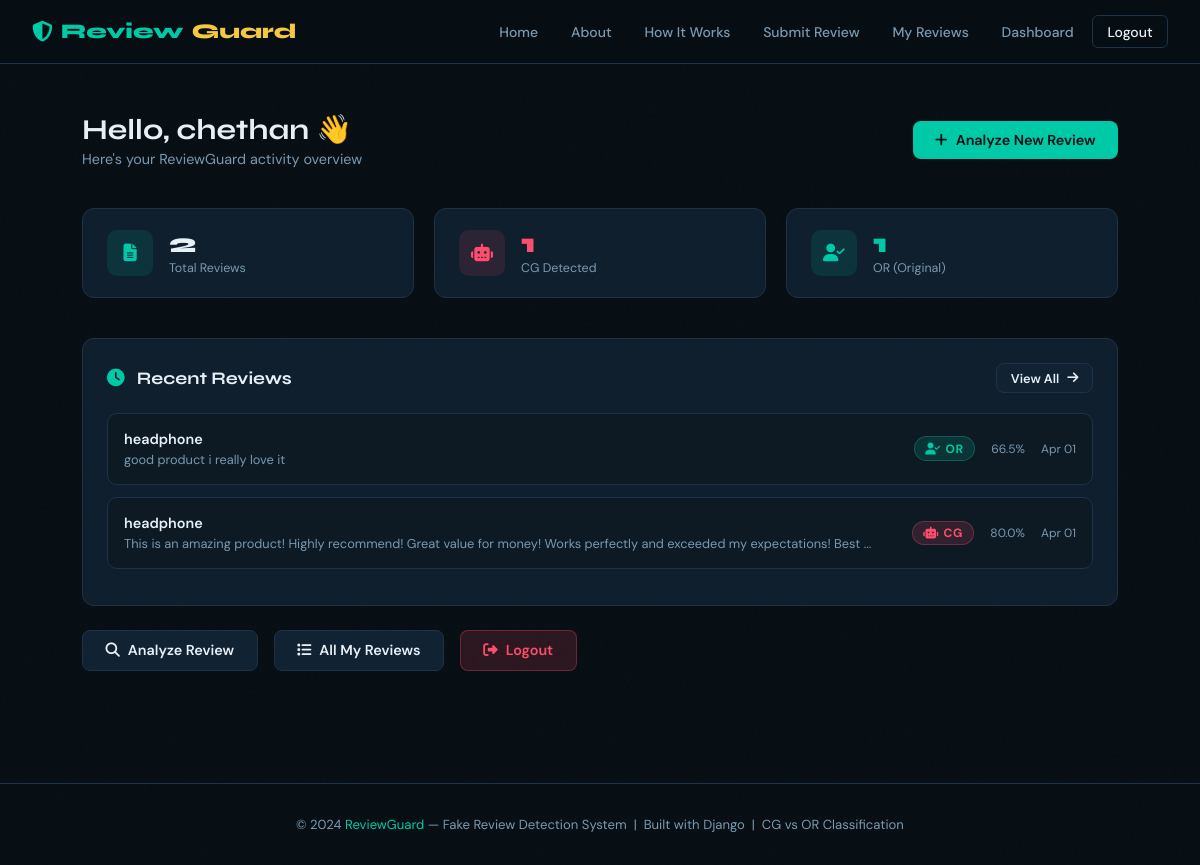
/users/dashboard/ (signed in), run on an earlier commit of the app's database.
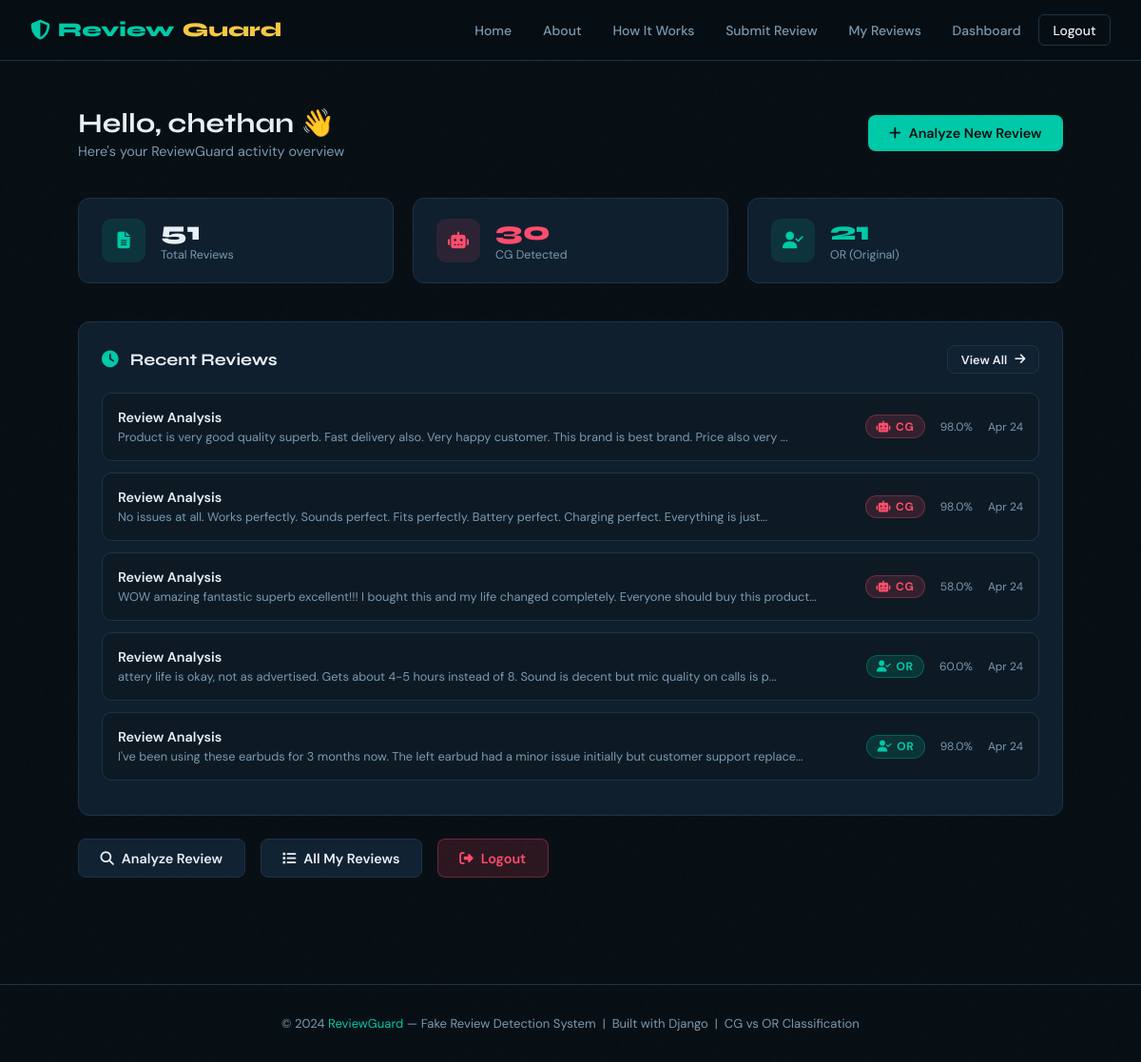
And on a later commit of the database.
### reviews/models.py (models this page shows, shortened)
class Review(models.Model):
    user = models.ForeignKey(User, on_delete=models.CASCADE, related_name='reviews')
    product_name = models.CharField(max_length=200)
    category = models.CharField(max_length=50, choices=CATEGORY_CHOICES, default='other')
    review_text = models.TextField()
    result = models.CharField(max_length=5, choices=[('CG', 'Computer Generated'), ('OR', 'Original Review')])
    confidence = models.FloatField(default=0.0)
    detection_reasons = models.TextField(blank=True, default='')
    is_flagged = models.BooleanField(default=False)
    admin_override = models.CharField(max_length=5, blank=True, null=True)
    created_at = models.DateTimeField(auto_now_add=True)
    updated_at = models.DateTimeField(auto_now=True)
    class Meta:
        ordering = ['-created_at']
    @property
    def short_text(self):
        return self.review_text[:120] + '...' if len(self.review_text) > 120 else self.review_text

### users/views.py (the view)
# urls.py: path('dashboard/', views.user_dashboard, name='user_dashboard'),
@login_required
def user_dashboard(request):
    if request.user.is_staff:
        return redirect('admin_dashboard')
    reviews = Review.objects.filter(user=request.user).order_by('-created_at')
    total = reviews.count()
    cg_count = reviews.filter(result='CG').count()
    or_count = reviews.filter(result='OR').count()
    recent = reviews[:5]
    context = {
        'total': total,
        'cg_count': cg_count,
        'or_count': or_count,
        'recent_reviews': recent,
    }
    return render(request, 'users/dashboard.html', context)

### templates/users/dashboard.html (shortened to what this page needs)
{% extends 'base.html' %}
{% block content %}
<div class="dashboard">
    <div class="dash-header">
        <div class="dash-welcome">
            <h1>Hello, {{ user.first_name|default:user.username }} 👋</h1>
            <p>Here's your ReviewGuard activity overview</p>
        </div>
        <a href="/reviews/submit/" class="btn btn-primary"><i class="fas fa-plus"></i> Analyze New Review</a>
    </div>
    <div class="stats-row">
        <div class="stat-card">
            <div class="stat-icon stat-icon-teal"><i class="fas fa-file-lines"></i></div>
            <div>
                <div class="stat-value">{{ total }}</div>
                <div class="stat-label">Total Reviews</div>
            </div>
        </div>
        <div class="stat-card">
            <div class="stat-icon stat-icon-red"><i class="fas fa-robot"></i></div>
            <div>
                <div class="stat-value" style="color:var(--red)">{{ cg_count }}</div>
                <div class="stat-label">CG Detected</div>
            </div>
        </div>
        <div class="stat-card">
            <div class="stat-icon stat-icon-teal"><i class="fas fa-user-check"></i></div>
            <div>
                <div class="stat-value" style="color:var(--teal)">{{ or_count }}</div>
                <div class="stat-label">OR (Original)</div>
            </div>
        </div>
    </div>
    <div class="card">
        <div class="section-head">
            <h2><i class="fas fa-clock" style="color:var(--teal); margin-right:0.5rem"></i> Recent Reviews</h2>
            <a href="/reviews/my-reviews/" class="btn btn-ghost btn-sm">View All <i class="fas fa-arrow-right"></i></a>
        </div>
        {% if recent_reviews %}
            {% for review in recent_reviews %}
            <div class="review-row">
                <div class="review-row-info">
                    <div class="review-row-product">{{ review.product_name }}</div>
                    <div class="review-row-text">{{ review.short_text }}</div>
                </div>
                <span class="badge {% if review.result == 'CG' %}badge-cg{% else %}badge-or{% endif %}">
                    {% if review.result == 'CG' %}<i class="fas fa-robot"></i>{% else %}<i class="fas fa-user-check"></i>{% endif %}
                    {{ review.result }}
                </span>
                <div class="review-row-meta">{{ review.confidence }}%</div>
                <div class="review-row-meta">{{ review.created_at|date:"M d" }}</div>
            </div>
            {% endfor %}
        {% else %}
            <div class="empty-state">
                <i class="fas fa-inbox"></i>
                <p>No reviews yet.</p>
                <a href="/reviews/submit/" class="btn btn-primary btn-sm" style="margin-top:1rem"><i class="fas fa-plus"></i> Analyze Your First Review</a>
            </div>
        {% endif %}
    </div>
    <div style="margin-top:1.5rem; display:flex; gap:1rem; flex-wrap:wrap">
        <a href="/reviews/submit/" class="btn btn-ghost"><i class="fas fa-search"></i> Analyze Review</a>
        <a href="/reviews/my-reviews/" class="btn btn-ghost"><i class="fas fa-list"></i> All My Reviews</a>
        <a href="/users/logout/" class="btn btn-danger"><i class="fas fa-sign-out-alt"></i> Logout</a>
    </div>
</div>
{% endblock %}

What changed in the data, as far as the page shows it:
no longer on this page (row unchanged): Review: product_name "headphone", short_text "good product i really love it", result "OR", confidence "66.5", created_at "Apr 01"
no longer on this page (row unchanged): Review: product_name "headphone", short_text "This is an amazing product! Highly recommend! Great value for money! Works perfectly and exceeded my expectations! Best ...", result "CG", confidence "80.0", created_at "Apr 01"
added Review: product_name "Review Analysis", short_text "Product is very good quality superb. Fast delivery also. Very happy customer. This brand is best brand. Price also very ...", result "CG", confidence "98.0", created_at "Apr 24"
added Review: product_name "Review Analysis", short_text "No issues at all. Works perfectly. Sounds perfect. Fits perfectly. Battery perfect. Charging perfect. Everything is just...", result "CG", confidence "98.0", created_at "Apr 24"
added Review: product_name "Review Analysis", short_text "WOW amazing fantastic superb excellent!!! I bought this and my life changed completely. Everyone should buy this product...", result "CG", confidence "58.0", created_at "Apr 24"
added Review: product_name "Review Analysis", short_text "attery life is okay, not as advertised. Gets about 4-5 hours instead of 8. Sound is decent but mic quality on calls is p...", result "OR", confidence "60.0", created_at "Apr 24"
added Review: product_name "Review Analysis", short_text "I've been using these earbuds for 3 months now. The left earbud had a minor issue initially but customer support replace...", result "OR", confidence "98.0", created_at "Apr 24"
Also different on the page:
{{ total }}: "2" → "51"
{{ cg_count }}: "1" → "30"
{{ or_count }}: "1" → "21"
